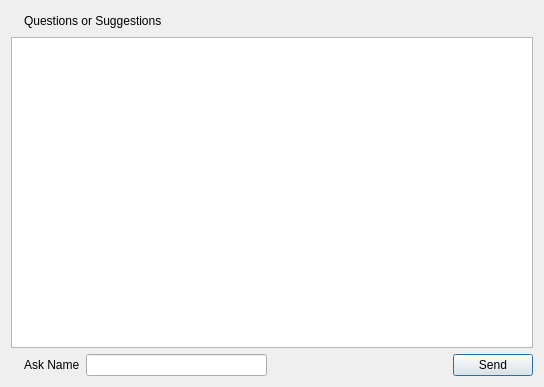
<?xml version="1.0" encoding="UTF-8"?>
<ui version="4.0">
 <class>DlgEmail</class>
 <widget class="QDialog" name="DlgEmail">
  <property name="geometry">
   <rect>
    <x>0</x>
    <y>0</y>
    <width>544</width>
    <height>387</height>
   </rect>
  </property>
  <property name="windowTitle">
   <string>Email</string>
  </property>
  <property name="windowIcon">
   <iconset resource="rms_analyze.qrc">
    <normaloff>:/images/email.png</normaloff>:/images/email.png</iconset>
  </property>
  <layout class="QGridLayout" name="gridLayout">
   <item row="0" column="0">
    <layout class="QHBoxLayout" name="horizontalLayout">
     <item>
      <widget class="QLabel" name="label">
       <property name="text">
        <string/>
       </property>
       <property name="pixmap">
        <pixmap resource="rms_analyze.qrc">:/images/question.png</pixmap>
       </property>
      </widget>
     </item>
     <item>
      <widget class="QLabel" name="label_2">
       <property name="text">
        <string>Questions or Suggestions</string>
       </property>
      </widget>
     </item>
     <item>
      <spacer name="horizontalSpacer">
       <property name="orientation">
        <enum>Qt::Horizontal</enum>
       </property>
       <property name="sizeHint" stdset="0">
        <size>
         <width>40</width>
         <height>20</height>
        </size>
       </property>
      </spacer>
     </item>
    </layout>
   </item>
   <item row="1" column="0">
    <widget class="QTextEdit" name="contentTextEdit"/>
   </item>
   <item row="2" column="0">
    <layout class="QHBoxLayout" name="horizontalLayout_2">
     <item>
      <widget class="QLabel" name="label_3">
       <property name="text">
        <string/>
       </property>
       <property name="pixmap">
        <pixmap resource="rms_analyze.qrc">:/images/user.png</pixmap>
       </property>
      </widget>
     </item>
     <item>
      <widget class="QLabel" name="label_4">
       <property name="text">
        <string>Ask Name</string>
       </property>
      </widget>
     </item>
     <item>
      <widget class="QLineEdit" name="nameLineEdit"/>
     </item>
     <item>
      <spacer name="horizontalSpacer_2">
       <property name="orientation">
        <enum>Qt::Horizontal</enum>
       </property>
       <property name="sizeHint" stdset="0">
        <size>
         <width>40</width>
         <height>20</height>
        </size>
       </property>
      </spacer>
     </item>
     <item>
      <widget class="QPushButton" name="sendPushButton">
       <property name="text">
        <string>Send</string>
       </property>
       <property name="icon">
        <iconset resource="rms_analyze.qrc">
         <normaloff>:/images/email.png</normaloff>:/images/email.png</iconset>
       </property>
       <property name="iconSize">
        <size>
         <width>24</width>
         <height>24</height>
        </size>
       </property>
      </widget>
     </item>
    </layout>
   </item>
  </layout>
 </widget>
 <layoutdefault spacing="6" margin="11"/>
 <resources>
  <include location="rms_analyze.qrc"/>
 </resources>
 <connections/>
</ui>
